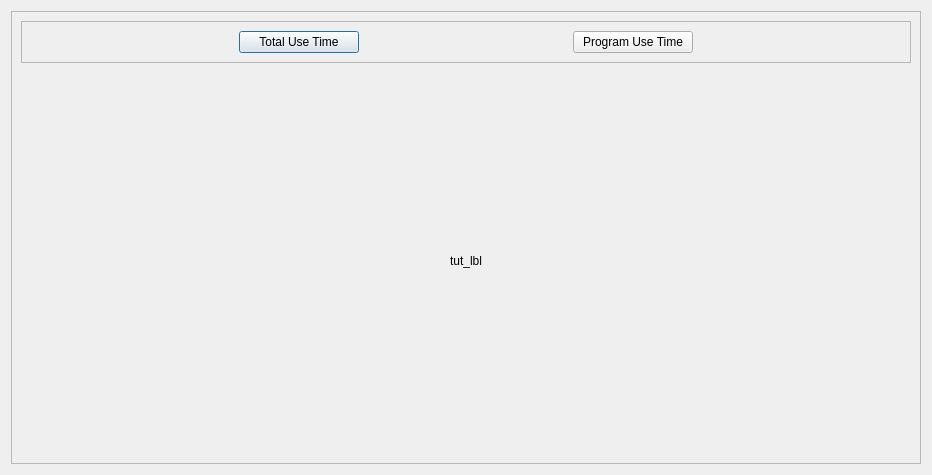
<?xml version="1.0" encoding="UTF-8"?>
<ui version="4.0">
 <class>ParentalControlDialog</class>
 <widget class="QDialog" name="ParentalControlDialog">
  <property name="geometry">
   <rect>
    <x>0</x>
    <y>0</y>
    <width>932</width>
    <height>475</height>
   </rect>
  </property>
  <property name="windowTitle">
   <string>Parental Control</string>
  </property>
  <property name="windowIcon">
   <iconset resource="../resource.qrc">
    <normaloff>:/newPrefix/logo.ico</normaloff>:/newPrefix/logo.ico</iconset>
  </property>
  <layout class="QVBoxLayout" name="verticalLayout_2">
   <item>
    <widget class="QFrame" name="frame_2">
     <property name="frameShape">
      <enum>QFrame::StyledPanel</enum>
     </property>
     <property name="frameShadow">
      <enum>QFrame::Raised</enum>
     </property>
     <layout class="QVBoxLayout" name="verticalLayout_3">
      <item>
       <widget class="QFrame" name="frame">
        <property name="sizePolicy">
         <sizepolicy hsizetype="Minimum" vsizetype="Fixed">
          <horstretch>0</horstretch>
          <verstretch>0</verstretch>
         </sizepolicy>
        </property>
        <property name="font">
         <font>
          <kerning>true</kerning>
         </font>
        </property>
        <property name="frameShape">
         <enum>QFrame::StyledPanel</enum>
        </property>
        <property name="frameShadow">
         <enum>QFrame::Raised</enum>
        </property>
        <layout class="QHBoxLayout" name="horizontalLayout">
         <item>
          <widget class="QPushButton" name="tut_btn">
           <property name="sizePolicy">
            <sizepolicy hsizetype="Minimum" vsizetype="Fixed">
             <horstretch>0</horstretch>
             <verstretch>0</verstretch>
            </sizepolicy>
           </property>
           <property name="maximumSize">
            <size>
             <width>120</width>
             <height>25</height>
            </size>
           </property>
           <property name="text">
            <string>Total Use Time</string>
           </property>
           <property name="default">
            <bool>false</bool>
           </property>
           <property name="flat">
            <bool>false</bool>
           </property>
          </widget>
         </item>
         <item>
          <widget class="QPushButton" name="put_btn">
           <property name="maximumSize">
            <size>
             <width>120</width>
             <height>25</height>
            </size>
           </property>
           <property name="text">
            <string>Program Use Time</string>
           </property>
          </widget>
         </item>
        </layout>
       </widget>
      </item>
      <item>
       <widget class="QStackedWidget" name="stackedWidget">
        <property name="currentIndex">
         <number>0</number>
        </property>
        <widget class="QWidget" name="tut_widget">
         <layout class="QVBoxLayout" name="verticalLayout_4">
          <item>
           <widget class="QLabel" name="tut_lbl">
            <property name="sizePolicy">
             <sizepolicy hsizetype="Preferred" vsizetype="Fixed">
              <horstretch>0</horstretch>
              <verstretch>0</verstretch>
             </sizepolicy>
            </property>
            <property name="text">
             <string>tut_lbl</string>
            </property>
            <property name="alignment">
             <set>Qt::AlignHCenter|Qt::AlignTop</set>
            </property>
           </widget>
          </item>
          <item>
           <layout class="QGridLayout" name="tut_cont"/>
          </item>
         </layout>
        </widget>
        <widget class="QWidget" name="put_widget">
         <layout class="QVBoxLayout" name="verticalLayout">
          <item>
           <widget class="QLabel" name="put_lbl">
            <property name="sizePolicy">
             <sizepolicy hsizetype="Preferred" vsizetype="Fixed">
              <horstretch>0</horstretch>
              <verstretch>0</verstretch>
             </sizepolicy>
            </property>
            <property name="text">
             <string>put_lbl</string>
            </property>
            <property name="alignment">
             <set>Qt::AlignHCenter|Qt::AlignTop</set>
            </property>
           </widget>
          </item>
          <item>
           <layout class="QGridLayout" name="put_cont"/>
          </item>
         </layout>
        </widget>
       </widget>
      </item>
     </layout>
    </widget>
   </item>
  </layout>
 </widget>
 <resources>
  <include location="../resource.qrc"/>
 </resources>
 <connections/>
</ui>
